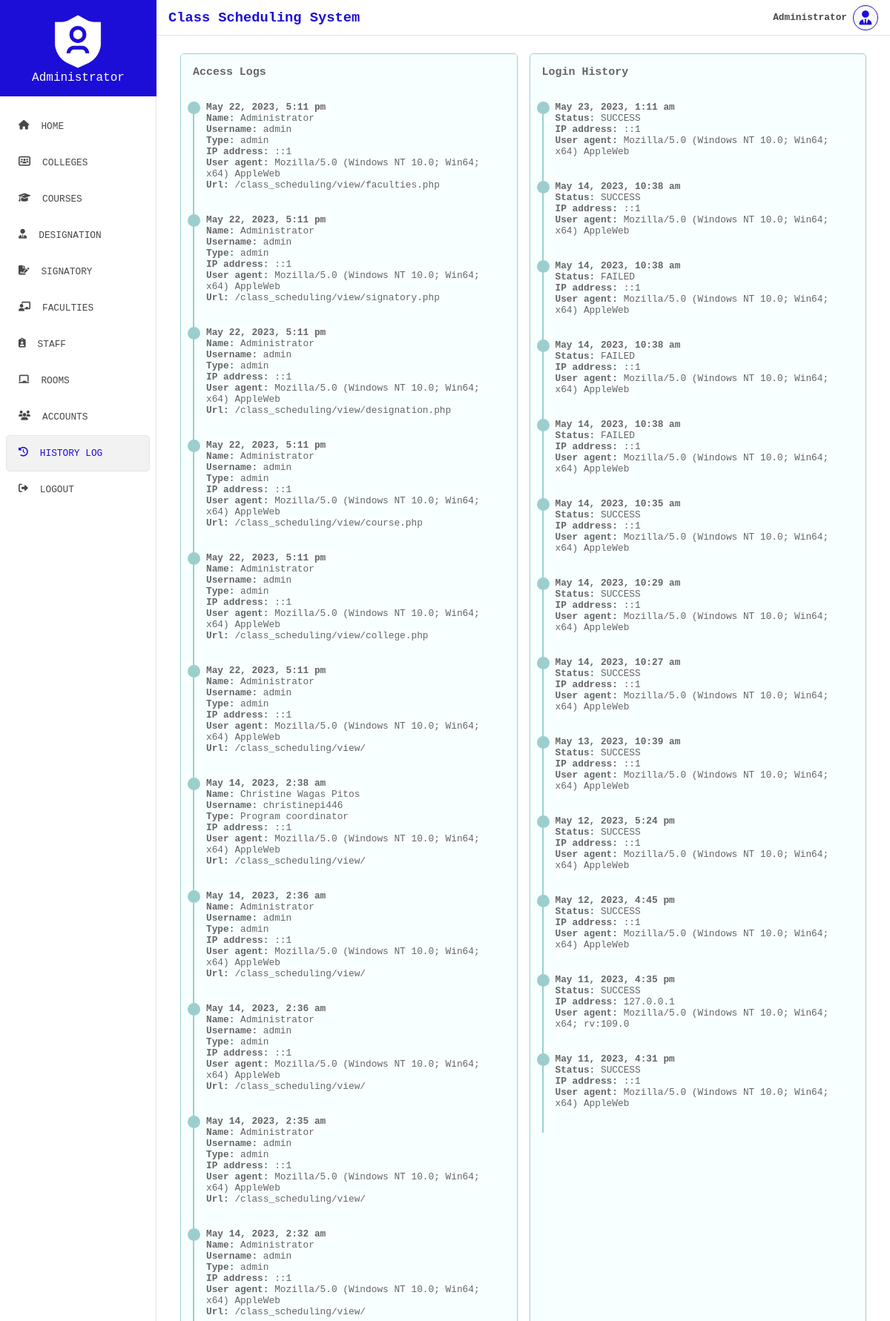
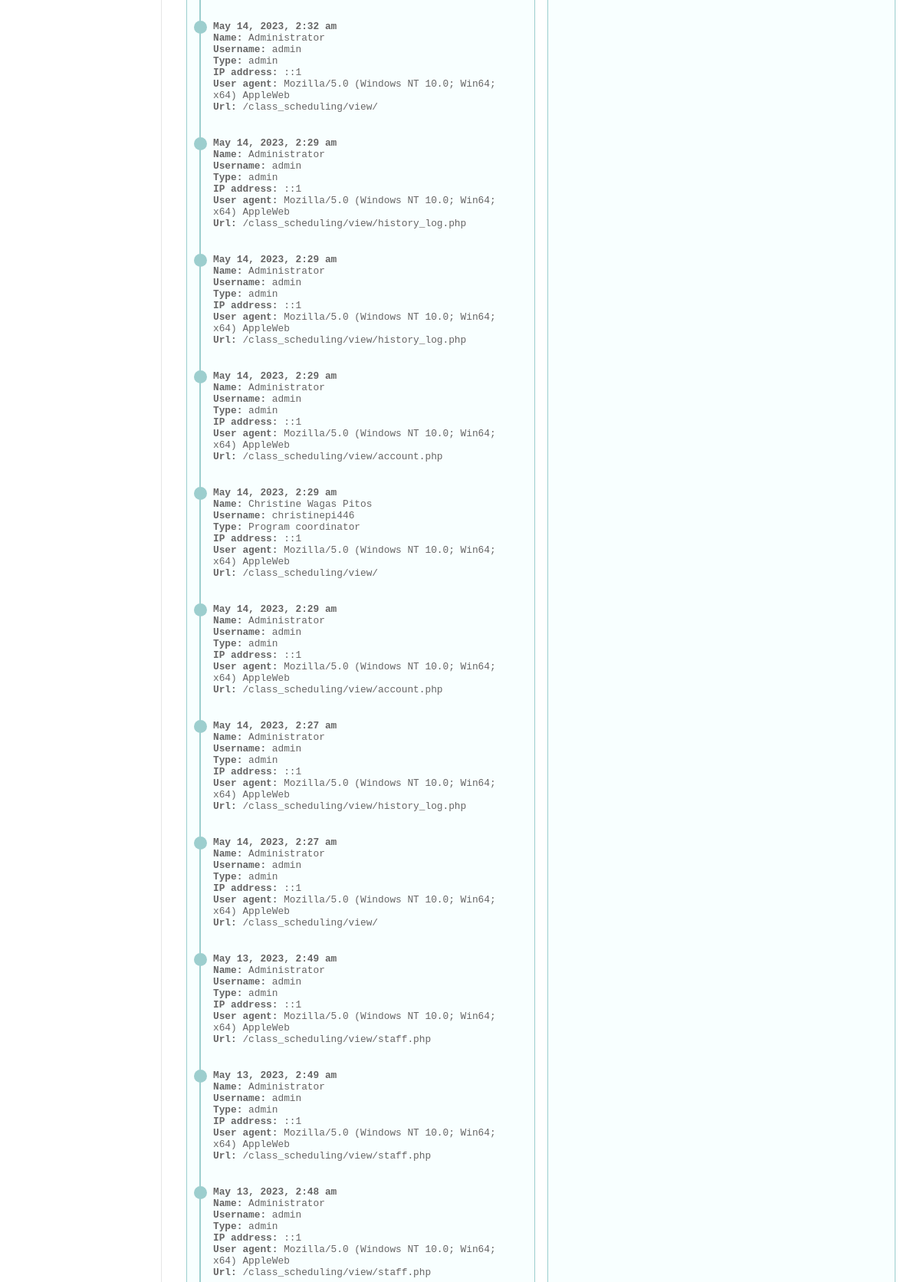
The app's page /view/history_log.php (signed in, upper part) with its own data (2 pictures, top to bottom).
### tables this page shows
CREATE TABLE `access_log` (
  `id` varchar(50) NOT NULL,
  `user_id` varchar(50) NOT NULL,
  `ip` varchar(50) NOT NULL,
  `user_agent` varchar(50) NOT NULL,
  `url` varchar(50) NOT NULL,
  `date` timestamp NOT NULL DEFAULT current_timestamp()
);

CREATE TABLE `users` (
  `user_id` varchar(50) NOT NULL,
  `fname` varchar(50) NOT NULL,
  `mname` varchar(50) NOT NULL,
  `lname` varchar(50) NOT NULL,
  `ext` varchar(20) NOT NULL,
  `fac_id` varchar(50) NOT NULL,
  `username` varchar(50) NOT NULL,
  `password` varchar(100) NOT NULL,
  `user_type` varchar(50) NOT NULL
);

### config/Dbh.php (called while the page is built)
<?php
class Dbh{
    private $host = "localhost";
    private $db_name = "class_scheduling";
    private $username = "root";
    private $password = "";
    public function connect(){
        try{
            $conn = new PDO("mysql:host=".$this->host.";dbname=".$this->db_name, $this->username, $this->password);
            $conn->setAttribute(PDO::ATTR_ERRMODE, PDO::ERRMODE_EXCEPTION);
            return $conn;
        } catch (PDOException $e){
            echo "Connection failed " . $e->getMessage();
        }
    }
}

### models/HistoryLogModel.php (called while the page is built, shortened)
<?php
require_once "../config/Dbh.php";
class HistoryLogModel extends Dbh{
    private $conn;
    public function __construct(){
        $this->conn = $this->connect();
    }
    public function read_access_log(){
        $sql = "SELECT * FROM `access_log` AS al
                INNER JOIN `users` AS u WHERE u.user_id = al.user_id ORDER BY al.date DESC";
        $stmt = $this->conn->prepare($sql);
        $stmt->execute();
        return $stmt->fetchAll(PDO::FETCH_ASSOC);
    }
    public function read_login_history(){
        $sql = "SELECT * FROM `login_history` ORDER BY date DESC";
        $stmt = $this->conn->prepare($sql);
        $stmt->execute();
        return $stmt->fetchAll(PDO::FETCH_ASSOC);
    }
}

### view/history_log.php (the view, shortened to what this page needs)
<?php
    require_once "../models/HistoryLogModel.php";
?>
<!DOCTYPE html>
<html lang="en">
<head>
    <link rel="stylesheet" href="../public/css/general.css">
    <link rel="stylesheet" href="../public/css/all.css">
    <link rel="stylesheet" href="../public/css/history_log.css">
</head>
<body>
    <div class="container">
        <?php include '../includes/sidebar.php'; ?>
        <div class="main">
            <?php include '../includes/header.php'; ?>
            <div class="history_container">
                <section class="acces_logs">
                    <h3>Access Logs</h3>
                    <?php
                    foreach($hl_model->read_access_log() as $log){
                        ?>
                        <div class="log_wrapper">
                            <b><span><?php echo date("F j, Y, g:i a", strtotime($log["date"]));?></span></b>
                            <div class="info">
                                <span><b>Name:</b> <?php echo $log["fname"].' ' .$log["mname"]. ' '. $log["lname"];?></span>
                                <span><b>Username:</b> <?php echo $log["username"];?></span>
                                <span><b>Type:</b> <?php echo $log["user_type"];?></span>
                                <span><b>IP address:</b> <?php echo $log["ip"];?></span>
                                <span><b>User agent:</b> <?php echo $log["user_agent"];?></span>
                                <span><b>Url:</b> <?php echo $log["url"];?></span>
                            </div>
                            <div class="circle"></div>
                        </div>
                        <?php
                    }
                    ?>
                </section>
                <section class="login_history">
                    <h3>Login History</h3>
                    <?php
                    foreach($hl_model->read_login_history() as $login_history){
                        ?>
                        <div class="login_history_wrapper">
                            <b><span><?php echo date("F j, Y, g:i a", strtotime($login_history["date"]));?></span></b>
                            <div class="info">
                                <span><b>Status:</b> <?php echo strtoupper($login_history["status"]);?></span>
                                <span><b>IP address:</b> <?php echo $login_history["ip"];?></span>
                                <span><b>User agent:</b> <?php echo $login_history["user_agent"];?></span>
                            </div>
                            <div class="circle"></div>
                        </div>
                        <?php
                    }
                    ?>
                </section>
            </div>
        </div>
    </div>
</body>
</html>

### public/css/general.css (style rules this page uses)
* { padding: 0; margin: 0; box-sizing: border-box; font-family: 'Courier New', Courier, monospace; }
:root { --primary: #ffffff; --secondary: #474747; --blue-accent: #1c0ed7; --orange-accent: #F15412; }
body { background-color: #f3f2f2; height: 90vh; }
.container { display: flex; }
.main { width: 100%; display: flex; flex-direction: column; }

### public/css/history_log.css (style rules this page uses)
body { background-color: #FFF; }
.history_container { display: flex; align-items: center; justify-content: left; background-color: #FFF; padding: 1.5rem; color: #666565; font-size: .8rem; }
.history_container section { flex: .5; padding: 1rem; background-color: #f8ffff; border: 1px solid #9ccece; height: 80vh; overflow-y: scroll; border-radius: 5px; margin: 0 .5rem; }
.history_container h3 { margin-bottom: 2rem; }
.acces_logs { border-right: 1px solid #ebebeb; }
.log_wrapper, .login_history_wrapper { position: relative; display: flex; flex-direction: column; padding-left: 1rem; padding-bottom: 2rem; border-left: 2px solid #9ccece; }
.info { display: flex; flex-direction: column; }
.circle { position: absolute; top: 0; left: -9px; width: 17px; height: 17px; border-radius: 50%; background-color: #9ccece; }

### records on screen
access_log: date "May 22, 2023, 5:11 pm", user.fname "Administrator", user.username "admin", user.user_type "admin", ip "::1", user_agent "Mozilla/5.0 (Windows NT 10.0; Win64; x64) AppleWeb", url "/class_scheduling/view/faculties.php"
access_log: date "May 22, 2023, 5:11 pm", user.fname "Administrator", user.username "admin", user.user_type "admin", ip "::1", user_agent "Mozilla/5.0 (Windows NT 10.0; Win64; x64) AppleWeb", url "/class_scheduling/view/signatory.php"
access_log: date "May 22, 2023, 5:11 pm", user.fname "Administrator", user.username "admin", user.user_type "admin", ip "::1", user_agent "Mozilla/5.0 (Windows NT 10.0; Win64; x64) AppleWeb", url "/class_scheduling/view/designation.php"
access_log: date "May 22, 2023, 5:11 pm", user.fname "Administrator", user.username "admin", user.user_type "admin", ip "::1", user_agent "Mozilla/5.0 (Windows NT 10.0; Win64; x64) AppleWeb", url "/class_scheduling/view/course.php"
access_log: date "May 22, 2023, 5:11 pm", user.fname "Administrator", user.username "admin", user.user_type "admin", ip "::1", user_agent "Mozilla/5.0 (Windows NT 10.0; Win64; x64) AppleWeb", url "/class_scheduling/view/college.php"
access_log: date "May 22, 2023, 5:11 pm", user.fname "Administrator", user.username "admin", user.user_type "admin", ip "::1", user_agent "Mozilla/5.0 (Windows NT 10.0; Win64; x64) AppleWeb", url "/class_scheduling/view/"
access_log: date "May 14, 2023, 2:38 am", user.fname "Christine", user.mname "Wagas", user.lname "Pitos", user.username "christinepi446", user.user_type "Program coordinator", ip "::1", user_agent "Mozilla/5.0 (Windows NT 10.0; Win64; x64) AppleWeb", url "/class_scheduling/view/"
access_log: date "May 14, 2023, 2:36 am", user.fname "Administrator", user.username "admin", user.user_type "admin", ip "::1", user_agent "Mozilla/5.0 (Windows NT 10.0; Win64; x64) AppleWeb", url "/class_scheduling/view/"
access_log: date "May 14, 2023, 2:36 am", user.fname "Administrator", user.username "admin", user.user_type "admin", ip "::1", user_agent "Mozilla/5.0 (Windows NT 10.0; Win64; x64) AppleWeb", url "/class_scheduling/view/"
access_log: date "May 14, 2023, 2:35 am", user.fname "Administrator", user.username "admin", user.user_type "admin", ip "::1", user_agent "Mozilla/5.0 (Windows NT 10.0; Win64; x64) AppleWeb", url "/class_scheduling/view/"
access_log: date "May 14, 2023, 2:32 am", user.fname "Administrator", user.username "admin", user.user_type "admin", ip "::1", user_agent "Mozilla/5.0 (Windows NT 10.0; Win64; x64) AppleWeb", url "/class_scheduling/view/"
access_log: date "May 14, 2023, 2:32 am", user.fname "Administrator", user.username "admin", user.user_type "admin", ip "::1", user_agent "Mozilla/5.0 (Windows NT 10.0; Win64; x64) AppleWeb", url "/class_scheduling/view/"
access_log: date "May 14, 2023, 2:29 am", user.fname "Administrator", user.username "admin", user.user_type "admin", ip "::1", user_agent "Mozilla/5.0 (Windows NT 10.0; Win64; x64) AppleWeb", url "/class_scheduling/view/history_log.php"
access_log: date "May 14, 2023, 2:29 am", user.fname "Administrator", user.username "admin", user.user_type "admin", ip "::1", user_agent "Mozilla/5.0 (Windows NT 10.0; Win64; x64) AppleWeb", url "/class_scheduling/view/history_log.php"
access_log: date "May 14, 2023, 2:29 am", user.fname "Administrator", user.username "admin", user.user_type "admin", ip "::1", user_agent "Mozilla/5.0 (Windows NT 10.0; Win64; x64) AppleWeb", url "/class_scheduling/view/account.php"
access_log: date "May 14, 2023, 2:29 am", user.fname "Christine", user.mname "Wagas", user.lname "Pitos", user.username "christinepi446", user.user_type "Program coordinator", ip "::1", user_agent "Mozilla/5.0 (Windows NT 10.0; Win64; x64) AppleWeb", url "/class_scheduling/view/"
access_log: date "May 14, 2023, 2:29 am", user.fname "Administrator", user.username "admin", user.user_type "admin", ip "::1", user_agent "Mozilla/5.0 (Windows NT 10.0; Win64; x64) AppleWeb", url "/class_scheduling/view/account.php"
access_log: date "May 14, 2023, 2:27 am", user.fname "Administrator", user.username "admin", user.user_type "admin", ip "::1", user_agent "Mozilla/5.0 (Windows NT 10.0; Win64; x64) AppleWeb", url "/class_scheduling/view/history_log.php"
access_log: date "May 14, 2023, 2:27 am", user.fname "Administrator", user.username "admin", user.user_type "admin", ip "::1", user_agent "Mozilla/5.0 (Windows NT 10.0; Win64; x64) AppleWeb", url "/class_scheduling/view/"
access_log: date "May 13, 2023, 2:49 am", user.fname "Administrator", user.username "admin", user.user_type "admin", ip "::1", user_agent "Mozilla/5.0 (Windows NT 10.0; Win64; x64) AppleWeb", url "/class_scheduling/view/staff.php"
access_log: date "May 13, 2023, 2:49 am", user.fname "Administrator", user.username "admin", user.user_type "admin", ip "::1", user_agent "Mozilla/5.0 (Windows NT 10.0; Win64; x64) AppleWeb", url "/class_scheduling/view/staff.php"
access_log: date "May 13, 2023, 2:48 am", user.fname "Administrator", user.username "admin", user.user_type "admin", ip "::1", user_agent "Mozilla/5.0 (Windows NT 10.0; Win64; x64) AppleWeb", url "/class_scheduling/view/staff.php"

### other values on screen
$_SESSION["user"]["fname"] "Administrator"
date("F j, Y, g:i a", strtotime($login_history["date"])) "May 23, 2023, 1:11 am"
$login_history["status"] "SUCCESS"
$login_history["ip"] "::1"
$login_history["user_agent"] "Mozilla/5.0 (Windows NT 10.0; Win64; x64) AppleWeb"
date("F j, Y, g:i a", strtotime($login_history["date"])) "May 14, 2023, 10:38 am"
$login_history["status"] "FAILED"
date("F j, Y, g:i a", strtotime($login_history["date"])) "May 14, 2023, 10:35 am"
date("F j, Y, g:i a", strtotime($login_history["date"])) "May 14, 2023, 10:29 am"
date("F j, Y, g:i a", strtotime($login_history["date"])) "May 14, 2023, 10:27 am"
date("F j, Y, g:i a", strtotime($login_history["date"])) "May 13, 2023, 10:39 am"
date("F j, Y, g:i a", strtotime($login_history["date"])) "May 12, 2023, 5:24 pm"
date("F j, Y, g:i a", strtotime($login_history["date"])) "May 12, 2023, 4:45 pm"
date("F j, Y, g:i a", strtotime($login_history["date"])) "May 11, 2023, 4:35 pm"
$login_history["ip"] "127.0.0.1"
